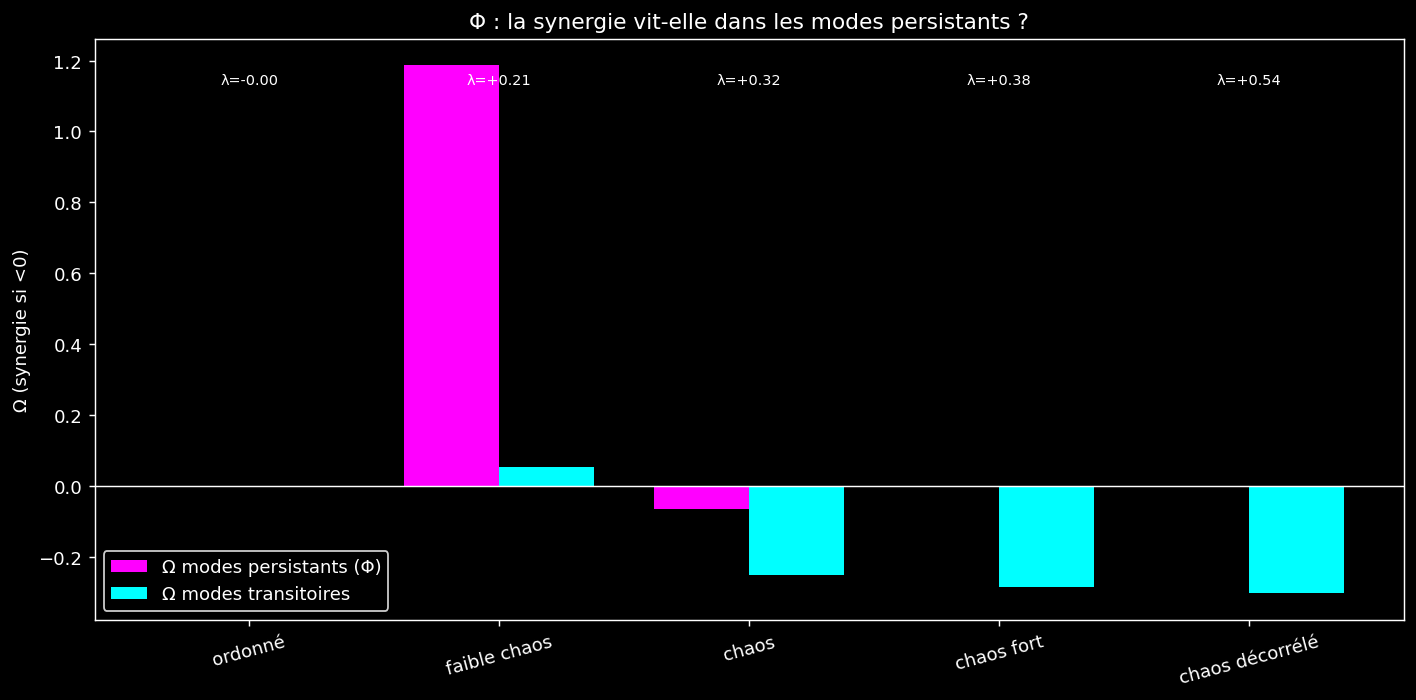

The script that saved this image:
"""Φ — la synergie vit-elle dans les modes PERSISTANTS ou TRANSITOIRES ?

Tension révélée par A : si émergence ≡ chaos (instabilité), alors « synergie
persistante » (Φ) pourrait être contradictoire — l'émergence serait fugace.

Test décisif sur Coupled Map Lattice (chaotique, structures cohérentes, vraie
synergie via non-linéarité logistique) :
1. DMD → modes Koopman, |λ| (persistance), amplitudes temporelles a_j(t)
2. Split persistants (|λ|≥seuil) vs transitoires
3. Ω(amplitudes persistantes) vs Ω(amplitudes transitoires)

- Ω_persist < 0 (synergie) → Φ existe, émergence DURABLE
- synergie seulement dans transitoires → émergence FUGACE (cohérent A), Φ quasi-vide
"""
import sys
import os
import json
import numpy as np
import matplotlib.pyplot as plt

sys.path.insert(0, os.path.dirname(os.path.dirname(os.path.abspath(__file__))))

from systems.cml import simulate_cml, lyapunov_cml
from xi.interaction import o_information
from xi.temporal import tc_random_subsets


def dmd_amplitudes(X, energy=0.999):
    """DMD tronqué. X (T, d). Retourne |λ|, amplitudes temporelles (r, T) réelles."""
    X0 = X[:-1].T
    X1 = X[1:].T
    U, S, Vh = np.linalg.svd(X0, full_matrices=False)
    cum = np.cumsum(S ** 2) / np.sum(S ** 2)
    r = max(2, int(np.searchsorted(cum, energy) + 1))
    r = min(r, len(S))
    Ur, Sr, Vr = U[:, :r], S[:r], Vh[:r].conj().T
    Atil = Ur.conj().T @ X1 @ Vr @ np.diag(1.0 / Sr)
    lam, W = np.linalg.eig(Atil)
    Phi = X1 @ Vr @ np.diag(1.0 / Sr) @ W          # (d, r)
    amps = np.linalg.pinv(Phi) @ X.T               # (r, T) complexe
    return np.abs(lam), np.real(amps), Phi


def quantize_rows(A, n_bins=4):
    """Discrétise chaque ligne (mode) en n_bins quantiles."""
    out = np.empty(A.shape, dtype=np.int8)
    for i in range(A.shape[0]):
        q = np.quantile(A[i], np.linspace(0, 1, n_bins + 1)[1:-1])
        out[i] = np.digitize(A[i], q)
    return out


def group_synergy(amps_disc, idx, subset_size=4, n_subsets=200, rng=None):
    """Ω moyen sur sous-ensembles aléatoires des modes du groupe idx.
    amps_disc (r, T). Échantillons = colonnes (temps), variables = modes."""
    if len(idx) < subset_size:
        if len(idx) < 2:
            return np.nan
        samples = amps_disc[idx].T
        return o_information(samples)
    if rng is None:
        rng = np.random.default_rng(0)
    sub = amps_disc[idx].T                  # (T, n_modes)
    _, _, o, _, _ = tc_random_subsets(sub, subset_size, n_subsets, rng)
    return o


def run(
    N=64,
    regimes=(("ordonné", 3.5, 0.3), ("faible chaos", 3.7, 0.3),
             ("chaos", 3.9, 0.3), ("chaos fort", 4.0, 0.2),
             ("chaos décorrélé", 4.0, 0.05)),
    T=700,
    t_equil=400,
    persist_thresh=0.9,
    n_bins=4,
    seed0=0,
    outdir=None,
):
    if outdir is None:
        outdir = os.path.dirname(os.path.abspath(__file__))
    rng = np.random.default_rng(seed0)

    print(f"Φ PID | CML N={N} | persist |λ|≥{persist_thresh}\n")
    rows = []
    for name, r, eps in regimes:
        seed = int(rng.integers(0, 2 ** 31))
        lyap = lyapunov_cml(N=N, eps=eps, r=r, seed=seed)
        X = simulate_cml(N=N, eps=eps, r=r, T=T, t_equil=t_equil, seed=seed)
        absl, amps, Phi = dmd_amplitudes(X)
        amps_disc = quantize_rows(amps, n_bins=n_bins)
        persist = np.where(absl >= persist_thresh)[0]
        transient = np.where(absl < persist_thresh)[0]
        o_p = group_synergy(amps_disc, persist, rng=np.random.default_rng(seed))
        o_t = group_synergy(amps_disc, transient, rng=np.random.default_rng(seed + 1))
        rows.append((name, r, eps, lyap, len(absl), len(persist), len(transient), o_p, o_t))
        print(f"  {name:<16} r={r} ε={eps} | λ_max={lyap:+.3f} | "
              f"modes={len(absl)} (P={len(persist)},T={len(transient)}) | "
              f"Ω_persist={o_p:+.4f} | Ω_transient={o_t:+.4f}")

    print("\n" + "=" * 60)
    print("VERDICT — où vit la synergie (Ω<0) ?")
    print("=" * 60)
    for name, r, eps, lyap, nm, npe, ntr, o_p, o_t in rows:
        loc = []
        if not np.isnan(o_p) and o_p < -1e-3:
            loc.append("PERSISTANT")
        if not np.isnan(o_t) and o_t < -1e-3:
            loc.append("transitoire")
        loc = " + ".join(loc) if loc else "aucune"
        print(f"  {name:<16} (λ={lyap:+.2f}) : synergie dans {loc}")

    # interprétation tension
    chaotic = [row for row in rows if row[3] > 0]
    pers_syn = [row for row in chaotic if not np.isnan(row[7]) and row[7] < -1e-3]
    print()
    if pers_syn:
        print("⟹ Φ EXISTE : émergence durable (modes persistants synergiques en régime chaotique)")
    else:
        print("⟹ Φ QUASI-VIDE : émergence fugace (synergie dans transitoires seulement) — cohérent A")

    # Plot
    names = [row[0] for row in rows]
    lyaps = [row[3] for row in rows]
    o_ps = [row[7] for row in rows]
    o_ts = [row[8] for row in rows]
    x = np.arange(len(names))
    fig, ax = plt.subplots(figsize=(11, 5.5))
    w = 0.38
    ax.bar(x - w / 2, o_ps, w, color="#ff00ff", label="Ω modes persistants (Φ)")
    ax.bar(x + w / 2, o_ts, w, color="#00ffff", label="Ω modes transitoires")
    ax.axhline(0, color="white", lw=0.8)
    for i, ly in enumerate(lyaps):
        ax.text(i, ax.get_ylim()[1] * 0.9, f"λ={ly:+.2f}",
                color="white", ha="center", fontsize=8)
    ax.set_xticks(x)
    ax.set_xticklabels(names, color="white", rotation=15)
    ax.set_ylabel("Ω (synergie si <0)", color="white")
    ax.set_title("Φ : la synergie vit-elle dans les modes persistants ?", color="white")
    ax.legend(facecolor="black", labelcolor="white", edgecolor="white")
    ax.set_facecolor("black")
    ax.tick_params(colors="white")
    for sp in ax.spines.values():
        sp.set_color("white")
    fig.patch.set_facecolor("black")
    plt.tight_layout()
    png = os.path.join(outdir, "phi_pid.png")
    plt.savefig(png, dpi=130, facecolor="black", bbox_inches="tight")
    print(f"\nsaved {png}")

    out = {"N": N, "persist_thresh": persist_thresh,
           "rows": [{"name": r[0], "r": r[1], "eps": r[2], "lyap": r[3],
                     "n_modes": r[4], "n_persist": r[5], "n_transient": r[6],
                     "omega_persist": r[7], "omega_transient": r[8]} for r in rows]}
    with open(os.path.join(outdir, "phi_pid.json"), "w") as f:
        json.dump(out, f, indent=2)
    print(f"saved {os.path.join(outdir, 'phi_pid.json')}")
    return out


if __name__ == "__main__":
    run()
